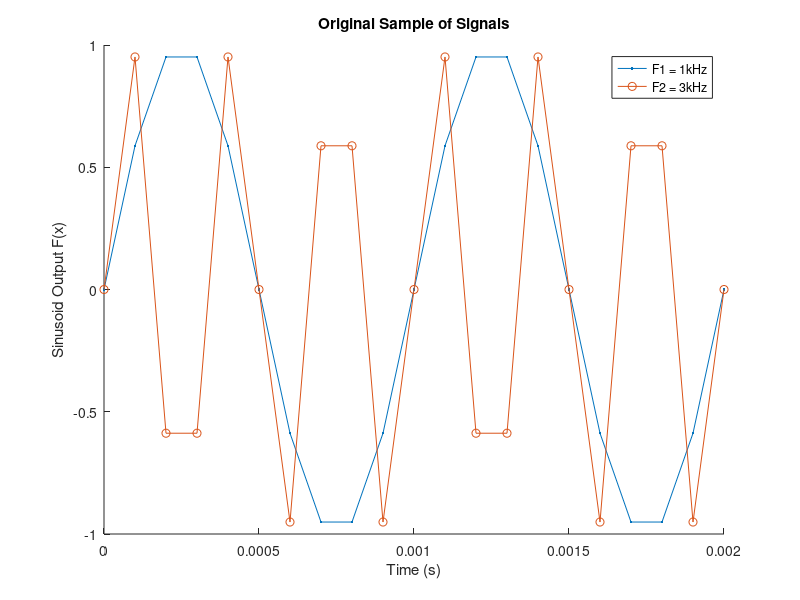
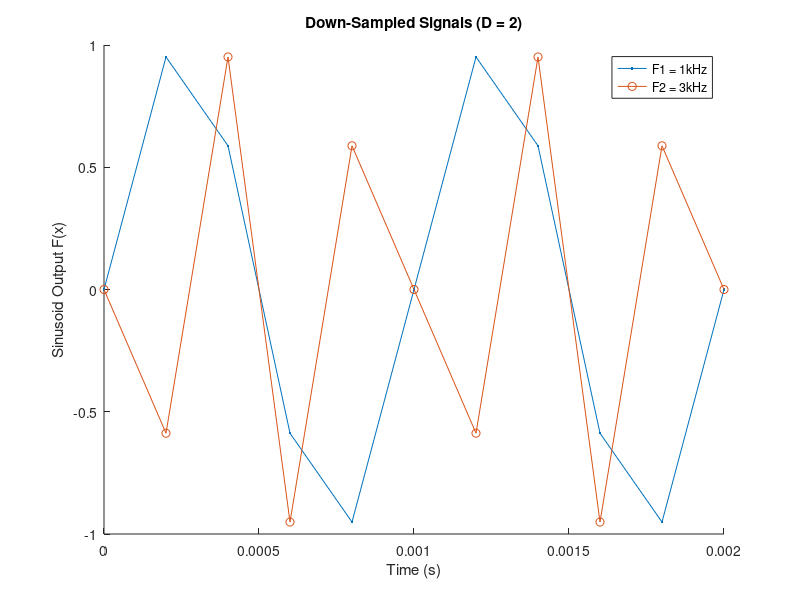
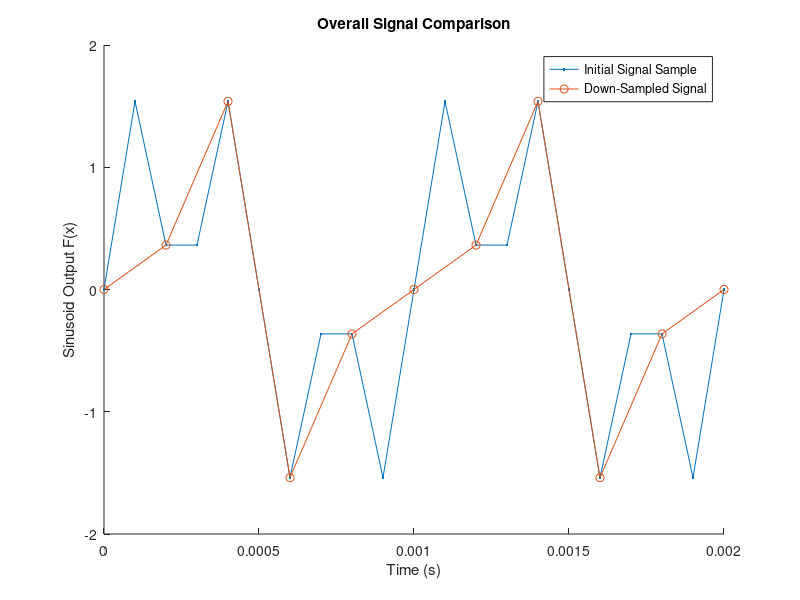

The MATLAB source for these figures, in order:
%Andrew Simon
%EECE 4510 - Intro to DSP
%HW 3 - 11/22/2022
%
% Reference for code: Blandford & Parr Ch 7 & Dr. Frederick Frigo
% Edited by Andrew Simon

%Clear workspace between runs
clear all, close all, clc

%% Part (a) information & base signals at original sample

% Set given parameters
fs = 10 * 1000; %sample freq
f1 = 1000;      %sinusoid 1 freq = 1,000Hz
f2 = 3000;      %sinusoid 2 freq = 3,000Hz

% Calculate and plot signals
tEnd = 0.002;  % 2 msec period
Tx = 0:1/fs:tEnd;
x1 = sin(2*pi*f1*Tx); % Sinusoid 1
x2 = sin(2*pi*f2*Tx); % Sinusoid 2

figure, hold on
plot(Tx,x1,'- .')
plot(Tx,x2,'- o')
hold off
legend('F1 = 1kHz','F2 = 3kHz')
xlabel("Time (s)"), ylabel ("Sinusoid Output F(x)")
title("Original Sample of Signals")

%% Part (b) down-sample by factor of 2

% Set downsampling parameters
D = 2;          %downsampling factor

% Apply downsampling and plot result
Ty = downsample(Tx,D);      %downsample time vals
y1 = downsample(x1,D);      %downsample sinusoid 1
y2 = downsample(x2,D);      %downsample sinusoid 2
%Ty1 = (0:numel(y1)-1)/fds;
%y2 = resample(x2,1,D);      %resample sinusoid 2
%Ty2 = (0:numel(y2)-1)/fds;

figure, hold on
plot(Ty,y1,'- .')
plot(Ty,y2,'- o')
hold off
legend('F1 = 1kHz','F2 = 3kHz')
xlabel("Time (s)"), ylabel ("Sinusoid Output F(x)")
title("Down-Sampled Signals (D = 2)")


%% Combined signal output

xt = x1 + x2;
yt = y1 + y2;
figure, hold on
plot(Tx,xt,'- .')
plot(Ty,yt,'- o')
hold off
legend('Initial Signal Sample','Down-Sampled Signal')
xlabel("Time (s)"), ylabel ("Sinusoid Output F(x)")
title("Overall Signal Comparison")